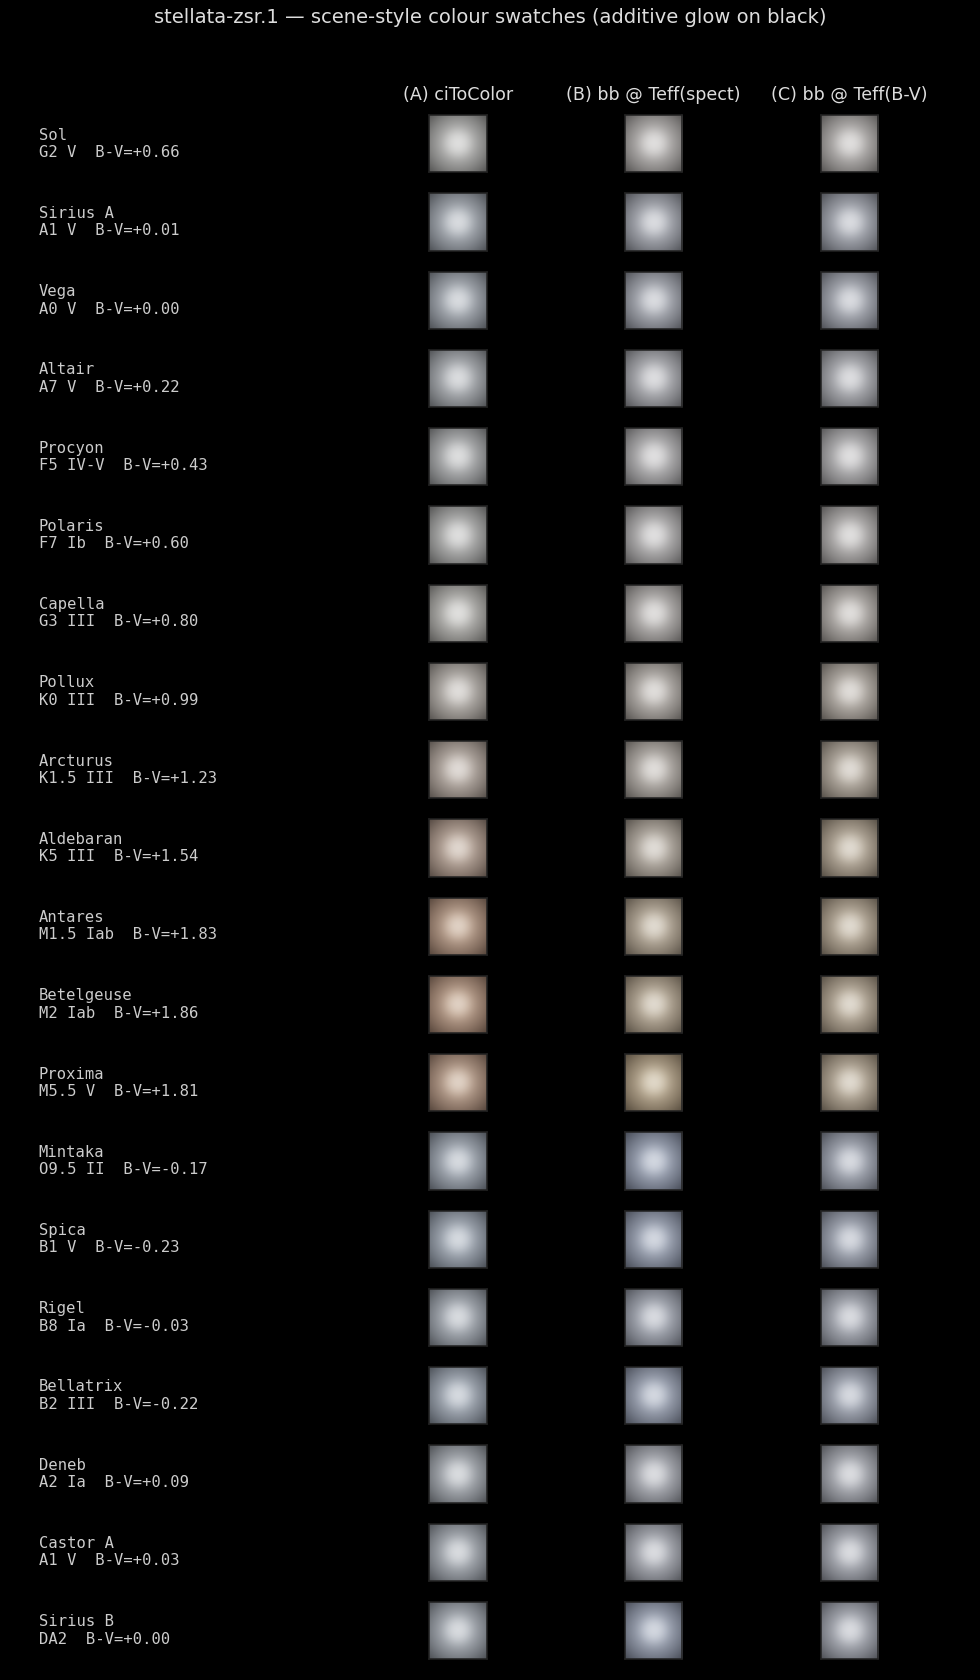

The Python source for this figure:
"""Step 4 of stellata-zsr.1 — offline scene-style swatch render.

Simulates how each colour function looks when rendered as a glowing point
against a black background — the real perceptual context for the colours
in Stellata's renderer.

This is NOT a faithful reproduction of the shader stack. It skips the
core-mask depth pass, the variable-pulse modulation, and the per-pixel
distance-driven super-Gaussian morph. What it DOES reproduce is the
high-order driver of how chroma reads on screen: a bright peak with
exponential falloff into a black field, multi-source-blended where the
glows overlap, gamma-encoded for sRGB display.

Each sample star is rendered three times, side by side, one per colour
function (A/B/C from compare_sample_stars.py). All renders share the same
peak intensity so the comparison isolates chroma, not magnitude.

Output: research/star-spectral-rendition/scene_swatches.png
"""

from __future__ import annotations

from pathlib import Path

import matplotlib.pyplot as plt
import numpy as np

from blackbody_color import blackbody_to_srgb
from compare_sample_stars import REFERENCE_STARS, ci_to_color, teff_from_bv
from parse_spectral import parse_spectral, temp_kelvin

OUT_PNG = Path(__file__).resolve().parent / "scene_swatches.png"

# Each cell: a single star rendered as an additive Gaussian glow.
CELL_PX = 96
GLOW_SIGMA_PX = 12.0   # core "disc" radius
HALO_SIGMA_PX = 32.0   # outer glow
HALO_WEIGHT = 0.45     # halo contribution relative to core
GAMMA = 2.2            # display gamma


def render_glow(rgb: tuple[float, float, float]) -> np.ndarray:
    """Render a single glowing-star cell with the given chroma.

    Builds a 2-D Gaussian (core) plus a wider Gaussian (halo). The core is
    bright enough to saturate the channel that already sits at 1.0 in the
    input chroma, replicating what the eye sees when a coloured point of
    light is bright enough to bleach the peak toward white. This is the
    correct perceptual behaviour for additive blending against black —
    cool reds desaturate at the peak (because the R channel saturates and
    G/B continue to grow with intensity), so the eye reads them as
    cream/peach near the core and as their "true" chroma only in the
    wings. The current shader's flat chroma misses this.
    """
    yy, xx = np.mgrid[0:CELL_PX, 0:CELL_PX]
    cx = cy = (CELL_PX - 1) / 2.0
    r2 = (xx - cx) ** 2 + (yy - cy) ** 2

    core = np.exp(-r2 / (2.0 * GLOW_SIGMA_PX ** 2))
    halo = HALO_WEIGHT * np.exp(-r2 / (2.0 * HALO_SIGMA_PX ** 2))
    intensity = core + halo  # ranges roughly [0, 1 + HALO_WEIGHT]

    rgb_arr = np.array(rgb, dtype=np.float32)
    # Additive accumulation against black: linear-space multiplication of
    # intensity by chroma, then clamp + gamma-encode.
    lin = intensity[..., None] * rgb_arr[None, None, :]
    # Apply soft-clip toward white at the peak (saturating exposure): the
    # eye sees bright additive lights as whitened at the core. Reinhard-like
    # tone map per channel: x / (x + 0.5). 0.5 chosen so a single-channel
    # input of 1.0 at peak intensity ≈ 1.5 maps to ~0.75, and 1.5 * white
    # saturates near 1.0 — the cream/peach effect.
    tonemap = lin / (lin + 0.5)
    srgb = np.clip(tonemap, 0.0, 1.0) ** (1.0 / GAMMA)
    return srgb


def main() -> None:
    nrows = len(REFERENCE_STARS)
    fig, axes = plt.subplots(nrows, 4, figsize=(7, nrows * 0.55 + 1.0), dpi=140,
                              gridspec_kw=dict(width_ratios=[1.6, 1, 1, 1]))
    fig.patch.set_facecolor("#000000")

    for i, (name, spect_raw, bv) in enumerate(REFERENCE_STARS):
        info = parse_spectral(spect_raw)
        t_spec = temp_kelvin(info)
        t_bv = teff_from_bv(bv)
        ca = ci_to_color(bv)
        cb = blackbody_to_srgb(t_spec)
        cc = blackbody_to_srgb(t_bv)

        # Text cell (label).
        ax_label = axes[i, 0]
        ax_label.text(0.05, 0.5, f"{name}\n{spect_raw}  B-V={bv:+.2f}",
                      va="center", ha="left", color="#cccccc", fontsize=8,
                      family="monospace")
        ax_label.set_xlim(0, 1)
        ax_label.set_ylim(0, 1)
        ax_label.set_xticks([])
        ax_label.set_yticks([])
        ax_label.set_facecolor("#000000")
        for spine in ax_label.spines.values():
            spine.set_visible(False)

        for col, rgb in enumerate([ca, cb, cc]):
            ax = axes[i, col + 1]
            ax.imshow(render_glow(rgb), interpolation="bilinear")
            ax.set_xticks([])
            ax.set_yticks([])
            for spine in ax.spines.values():
                spine.set_color("#222")

    # Column headers.
    headers = ["", "(A) ciToColor", "(B) bb @ Teff(spect)", "(C) bb @ Teff(B-V)"]
    for col, label in enumerate(headers):
        axes[0, col].set_title(label, color="#dddddd", fontsize=9, pad=8)

    fig.suptitle("stellata-zsr.1 — scene-style colour swatches (additive glow on black)",
                 color="#dddddd", fontsize=10, y=0.995)
    plt.tight_layout(rect=[0, 0, 1, 0.985])
    plt.savefig(OUT_PNG, dpi=140, facecolor=fig.get_facecolor())
    print(f"Saved {OUT_PNG}")


if __name__ == "__main__":
    main()
